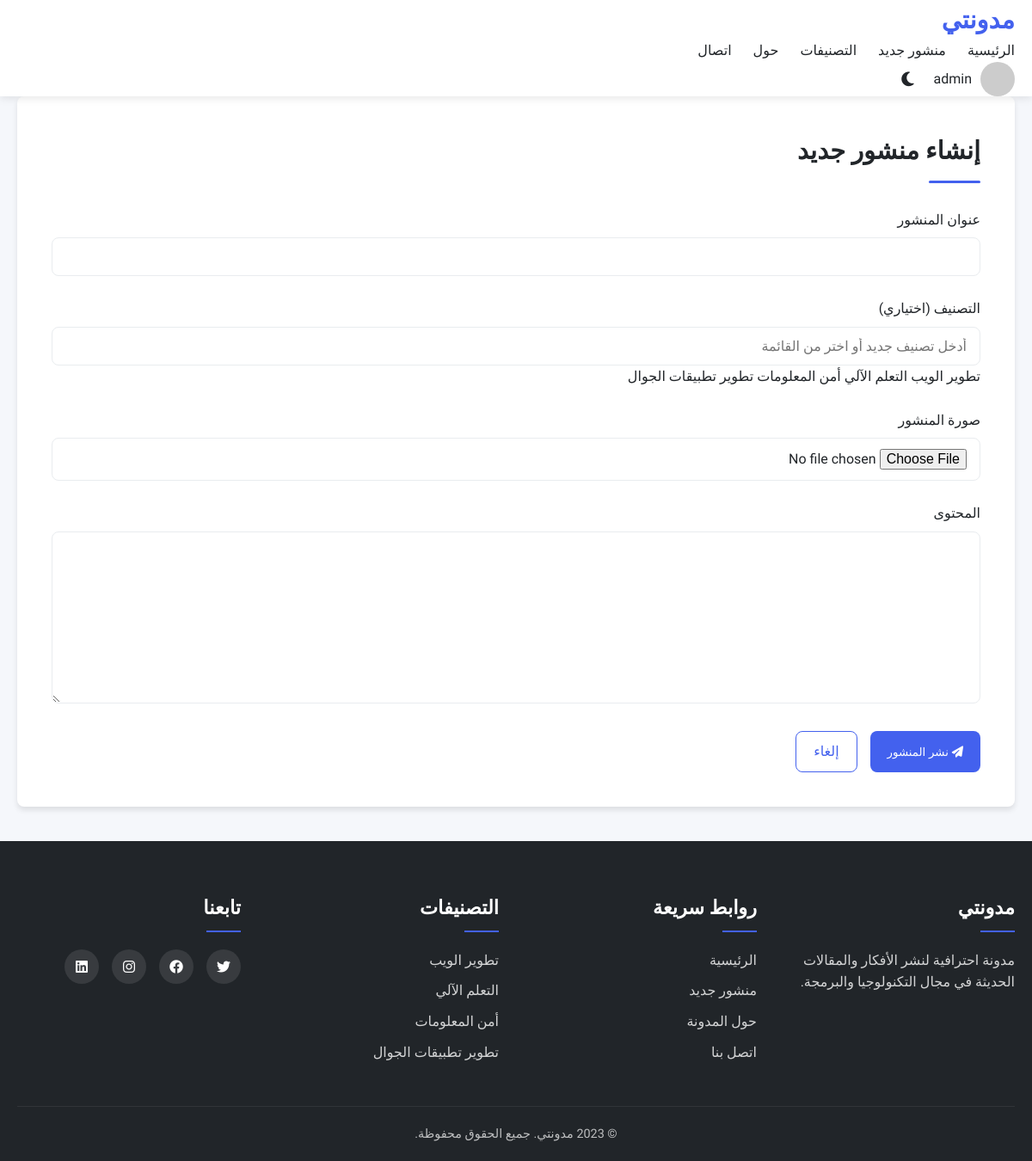
Page /create (signed in) on the committed database.
### app.py (models this page shows)
class User(db.Model, UserMixin):
    id = db.Column(db.Integer, primary_key=True)
    username = db.Column(db.String(50), unique=True, nullable=False)
    email = db.Column(db.String(120), unique=True, nullable=False)
    password = db.Column(db.String(200), nullable=False)
    created_at = db.Column(db.DateTime, default=datetime.utcnow)
    is_admin = db.Column(db.Boolean, default=False)
    posts = db.relationship('Post', backref='author', lazy=True)
    comments = db.relationship('Comment', backref='user', lazy=True)

class Category(db.Model):
    id = db.Column(db.Integer, primary_key=True)
    name = db.Column(db.String(50), unique=True, nullable=False)
    posts = db.relationship('Post', backref='category', lazy=True)

### app.py (the view, shortened to what this page needs)
@app.route('/create', methods=['GET', 'POST'])
@login_required
def create_post():
    form = PostForm()
    return render_template('create.html', form=form)

### app.py
class PostForm(FlaskForm):
    title = StringField('عنوان المنشور', validators=[DataRequired(), Length(min=5, max=200)])
    content = TextAreaField('المحتوى', validators=[DataRequired()])
    image = FileField('صورة المنشور', validators=[FileAllowed(['jpg', 'jpeg', 'png', 'gif'])])
    category = StringField('التصنيف (اختياري)')
    submit = SubmitField('نشر المنشور')

### app.py (called while the page is built)
@login_manager.user_loader
def load_user(user_id):
    return User.query.get(int(user_id))

@app.context_processor
def inject_categories():
    categories = Category.query.limit(5).all()
    return dict(categories=categories)

### templates/create.html (shortened to what this page needs)
{% extends 'base.html' %}
{% block content %}
<section class="form-section">
    <h1 class="section-title">
        {% if post %}تعديل المنشور{% else %}إنشاء منشور جديد{% endif %}
    </h1>
    <form method="POST" class="post-form" enctype="multipart/form-data">
        <div class="form-group">
            {{ form.title.label }}
            {{ form.title(class="form-control") }}
        </div>
        <div class="form-row">
            <div class="form-group">
                {{ form.category.label }}
                {{ form.category(class="form-control", placeholder="أدخل تصنيف جديد أو اختر من القائمة") }}
                <div class="category-suggestions">
                    {% for category in categories %}
                        <span class="category-tag" data-category="{{ category.name }}">{{ category.name }}</span>
                    {% endfor %}
                </div>
            </div>
            <div class="form-group">
                {{ form.image.label }}
                <div class="image-upload">
                    {{ form.image(class="form-control") }}
                </div>
            </div>
        </div>
        <div class="form-group">
            {{ form.content.label }}
            {{ form.content(class="form-control", id="editor") }}
        </div>
        <div class="form-actions">
            <button type="submit" class="btn btn-primary">
                <i class="fas fa-paper-plane"></i> {% if post %}حفظ التعديلات{% else %}نشر المنشور{% endif %}
            </button>
            <a href="{% if post %}{{ url_for('show_post', id=post.id) }}{% else %}{{ url_for('index') }}{% endif %}" class="btn btn-outline">إلغاء</a>
        </div>
    </form>
</section>
{% endblock %}

### templates/base.html (shortened to what this page needs)
<!DOCTYPE html>
<html lang="ar" dir="rtl">
<head>
    <link rel="stylesheet" href="https://cdnjs.cloudflare.com/ajax/libs/font-awesome/6.4.0/css/all.min.css">
    <link rel="stylesheet" href="{{ url_for('static', filename='css/style.css') }}">
    <link rel="stylesheet" href="{{ url_for('static', filename='css/dark-mode.css') }}" id="dark-mode-style" disabled>
    <link rel="stylesheet" href="{{ url_for('static', filename='css/editor.css') }}">
</head>
<body>
    <header>
        <div class="container">
            <div class="logo">
                <a href="{{ url_for('index') }}">مدونتي</a>
            </div>
            <nav>
                <ul>
                    <li><a href="{{ url_for('index') }}">الرئيسية</a></li>
                    <li><a href="{{ url_for('create_post') }}">منشور جديد</a></li>
                    <li><a href="#">التصنيفات</a>
                    </li>
                    <li><a href="#">حول</a></li>
                    <li><a href="#">اتصال</a></li>
                </ul>
            </nav>
            <div class="header-actions">
                {% if current_user.is_authenticated %}
                    <div class="user-menu">
                        <img src="https://via.placeholder.com/40" alt="صورة المستخدم" class="user-avatar">
                        <span>{{ current_user.username }}</span>
                    </div>
                {% else %}
                    <a href="{{ url_for('login') }}" class="btn btn-outline">تسجيل الدخول</a>
                    <a href="{{ url_for('register') }}" class="btn btn-primary">تسجيل حساب</a>
                {% endif %}
                <button id="dark-mode-toggle" class="btn-icon">
                    <i class="fas fa-moon"></i>
                </button>
            </div>
        </div>
    </header>
    <main>
        <div class="container">
            {% block content %}{% endblock %}
        </div>
    </main>
    <footer>
        <div class="container">
            <div class="footer-content">
                <div class="footer-section">
                    <h3>مدونتي</h3>
                    <p>مدونة احترافية لنشر الأفكار والمقالات الحديثة في مجال التكنولوجيا والبرمجة.</p>
                </div>
                <div class="footer-section">
                    <h3>روابط سريعة</h3>
                    <ul>
                        <li><a href="{{ url_for('index') }}">الرئيسية</a></li>
                        <li><a href="{{ url_for('create_post') }}">منشور جديد</a></li>
                        <li><a href="#">حول المدونة</a></li>
                        <li><a href="#">اتصل بنا</a></li>
                    </ul>
                </div>
                <div class="footer-section">
                    <h3>التصنيفات</h3>
                    <ul>
                        {% for category in categories %}
                            <li><a href="{{ url_for('category_posts', name=category.name) }}">{{ category.name }}</a></li>
                        {% endfor %}
                    </ul>
                </div>
                <div class="footer-section">
                    <h3>تابعنا</h3>
                    <div class="social-links">
                        <a href="#"><i class="fab fa-twitter"></i></a>
                        <a href="#"><i class="fab fa-facebook"></i></a>
                        <a href="#"><i class="fab fa-instagram"></i></a>
                        <a href="#"><i class="fab fa-linkedin"></i></a>
                    </div>
                </div>
            </div>
            <div class="footer-bottom">
                <p>&copy; 2023 مدونتي. جميع الحقوق محفوظة.</p>
            </div>
        </div>
    </footer>
</body>
</html>

### static/css/style.css (style rules this page uses)
:root { --primary-color: #4361ee; --secondary-color: #3f37c9; --success-color: #4cc9f0; --danger-color: #f72585; --warning-color: #f8961e; --light-color: #f8f9fa; --dark-color: #212529; --gray-color: #6c757d; --light-gray: #e9ecef; --border-radius: 8px; --box-shadow: 0 4px 6px rgba(0, 0, 0, 0.1); --transition: all 0.3s ease; }
* { margin: 0; padding: 0; box-sizing: border-box; }
body { font-family: 'Tajawal', sans-serif; background-color: #f5f7fb; color: var(--dark-color); line-height: 1.6; }
.container { width: 100%; max-width: 1200px; margin: 0 auto; padding: 0 20px; }
a { text-decoration: none; color: var(--primary-color); transition: var(--transition); }
.btn { display: inline-block; padding: 10px 20px; border-radius: var(--border-radius); font-weight: 500; cursor: pointer; transition: var(--transition); border: none; text-align: center; }
.btn-primary { background-color: var(--primary-color); color: white; }
.btn-outline { background-color: transparent; border: 1px solid var(--primary-color); color: var(--primary-color); }
.btn-icon { background: none; border: none; cursor: pointer; font-size: 1.2rem; color: var(--dark-color); padding: 8px; border-radius: 50%; width: 40px; height: 40px; display: flex; align-items: center; justify-content: center; transition: var(--transition); }
header { background-color: white; box-shadow: 0 2px 10px rgba(0, 0, 0, 0.1); position: sticky; top: 0; z-index: 100; }
.logo a { font-size: 1.8rem; font-weight: 700; color: var(--primary-color); }
nav ul { display: flex; list-style: none; }
nav ul li { margin-left: 25px; position: relative; }
nav ul li a { color: var(--dark-color); font-weight: 500; padding: 5px 0; position: relative; }
nav ul li a::after { content: ''; position: absolute; bottom: 0; right: 0; width: 0; height: 2px; background-color: var(--primary-color); transition: var(--transition); }
.header-actions { display: flex; gap: 10px; align-items: center; }
.user-menu { position: relative; display: flex; align-items: center; gap: 10px; cursor: pointer; }
.user-avatar { width: 40px; height: 40px; border-radius: 50%; object-fit: cover; }
.section-title { font-size: 1.8rem; margin-bottom: 30px; position: relative; padding-bottom: 15px; }
.section-title::after { content: ''; position: absolute; bottom: 0; right: 0; width: 60px; height: 3px; background-color: var(--primary-color); border-radius: 3px; }
.form-section { background-color: white; border-radius: var(--border-radius); box-shadow: var(--box-shadow); padding: 40px; margin-bottom: 40px; }
.form-group { margin-bottom: 25px; }
.form-group label { display: block; margin-bottom: 8px; font-weight: 500; }
.form-group input, .form-group textarea { width: 100%; padding: 12px 15px; border: 1px solid var(--light-gray); border-radius: var(--border-radius); font-family: 'Tajawal', sans-serif; font-size: 1rem; transition: var(--transition); }
.form-group textarea { min-height: 200px; resize: vertical; }
.form-actions { display: flex; gap: 15px; margin-top: 20px; }
footer { background-color: var(--dark-color); color: white; padding: 60px 0 20px; }
.footer-content { display: grid; grid-template-columns: repeat(auto-fit, minmax(250px, 1fr)); gap: 40px; margin-bottom: 40px; }
.footer-section h3 { font-size: 1.4rem; margin-bottom: 20px; position: relative; padding-bottom: 10px; }
.footer-section h3::after { content: ''; position: absolute; bottom: 0; right: 0; width: 40px; height: 2px; background-color: var(--primary-color); }
.footer-section p { margin-bottom: 20px; opacity: 0.8; }
.footer-section ul { list-style: none; }
.footer-section ul li { margin-bottom: 10px; }
.footer-section ul li a { color: rgba(255, 255, 255, 0.8); transition: var(--transition); }
.social-links { display: flex; gap: 15px; }
.social-links a { display: flex; align-items: center; justify-content: center; width: 40px; height: 40px; border-radius: 50%; background-color: rgba(255, 255, 255, 0.1); color: white; transition: var(--transition); }
.footer-bottom { text-align: center; padding-top: 20px; border-top: 1px solid rgba(255, 255, 255, 0.1); font-size: 0.9rem; opacity: 0.7; }

### rows in the picture
User: username "admin"
Category: name "تطوير الويب"
Category: name "التعلم الآلي"
Category: name "أمن المعلومات"
Category: name "تطوير تطبيقات الجوال"
